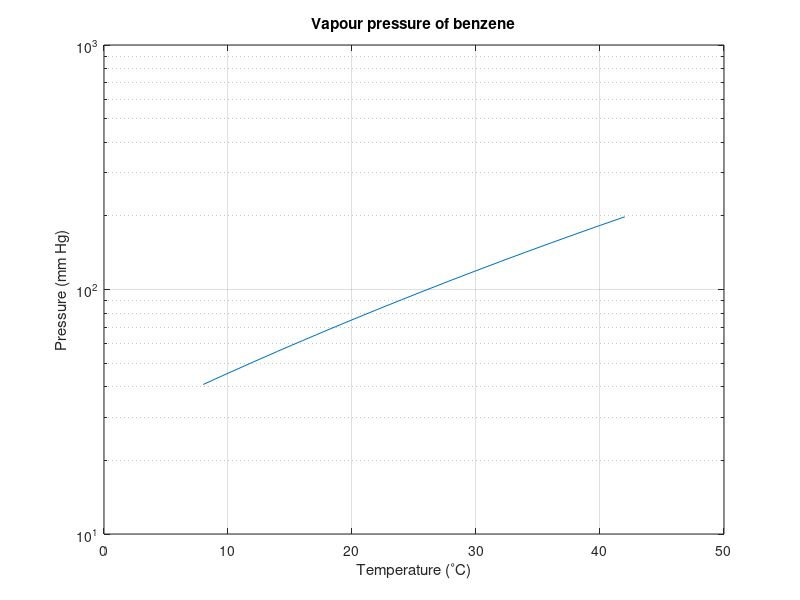

Here is the MATLAB script that generated this plot:
% benzene.m
% Script to calculate the pressure of Benzene
%
%
% Craig Warren, 20/03/2012

% Variable dictionary
% T      Vector of temperatures in degrees C
% A,B,C  Material constants
% P      Pressure in mm Hg
% PT     Matrix with P and T

clear all;  % Clear the workspace
clc;  % Clear the command window

A = 6.87987;
B = 1196.76;
C = 219.161;
T = 8:2:42;
P = 10.^(A - (B./(C+T)));
PT = [T' P']
semilogy(T,P), grid on, xlabel('Temperature ({^\circ}C)'), ...
     ylabel('Pressure (mm Hg)'), ...
     title('Vapour pressure of benzene')